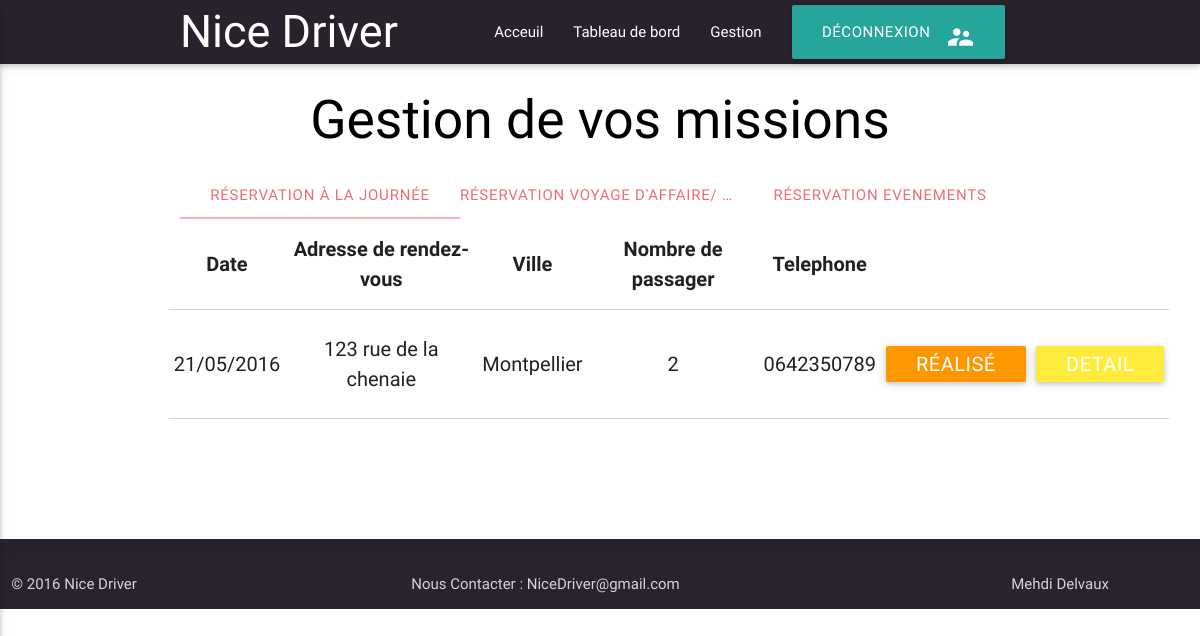
Page /vue/mission.php on the committed database.
### tables this page shows
CREATE TABLE IF NOT EXISTS `reservationjour` (
  `id` int(11) NOT NULL AUTO_INCREMENT,
  `nom` varchar(255) NOT NULL,
  `email` varchar(255) NOT NULL,
  `dateD` varchar(255) NOT NULL,
  `adresse` varchar(255) NOT NULL,
  `nbpassager` int(11) NOT NULL,
  `tel` varchar(255) NOT NULL,
  `ville` varchar(255) NOT NULL,
  `etat` varchar(255) NOT NULL,
  PRIMARY KEY (`id`)
);

### modele/get_reservation.php (called while the page is built, shortened)
<?php
class GET_RESERVATION{
	static function get_reservationJour_valide()
	{
    $bdd=connexion();
    $etat="accepter";
	$req = $bdd->prepare('SELECT * FROM reservationjour WHERE etat=:etat ');
	$req->execute(array(':etat' => $etat));
    $reservations = $req->fetchAll();
    return $reservations;
	}
}

### vue/Mission_jour_list.php (the view)
<div class="tab-content">
    <div id="ReservJ" class="tab-pane fade in active">
     <table class="table2 highlight centered bordered  " >
        <thead>
          <tr>
              <th data-field="dateD">Date</th>
              <th data-field="adresse">Adresse de rendez-vous</th>
              <th data-field="ville">Ville</th>
              <th data-field="nbpassager">Nombre de passager</th>
              <th data-field="tel">Telephone</th>
          </tr>
        </thead>
        <tbody>
          <?php
              require_once('../modele/get_reservation.php');
              $valide = GET_RESERVATION::get_reservationJour_valide();
              foreach($valide as $reservation)
              {
                print "<tr> <td>" .  $reservation["dateD"] . "</td>";
                print "<td>" .  $reservation["adresse"] . "</td>";
                print "<td>" .  $reservation["ville"] . "</td>";
                print "<td>" .$reservation["nbpassager"]."</td>";
                print "<td>" .$reservation["tel"]."</td>";
                print "<td><a class=\"waves-effect waves-light orange btn btn-small btn-lg\" href=\"../controller/mission_jour_realiser.php?id=".  $reservation["id"] ."\">Réalisé</a></td>";
                print "<td><a class=\"waves-effect waves-light yellow btn btn-small btn-lg\" href=\"detail_reservation_jour.php?id=".  $reservation["id"] ."\">Detail</a></td>";
              }
      ?>
        </tbody>
      </table>
    </div>
    </div>

### vue/css/style.css (style rules this page uses)
.table2 { background-color: white; width: 1000px; height: 200px; margin: 0 auto; font-size: 20px; border-radius: 0px; overflow: hidden; margin-bottom:100px }
body { display: flex; min-height: 100vh; flex-direction: column; }

### rows in the picture
reservationjour: dateD "21/05/2016", adresse "123 rue de la chenaie", ville "Montpellier", nbpassager "2", tel "0642350789"
